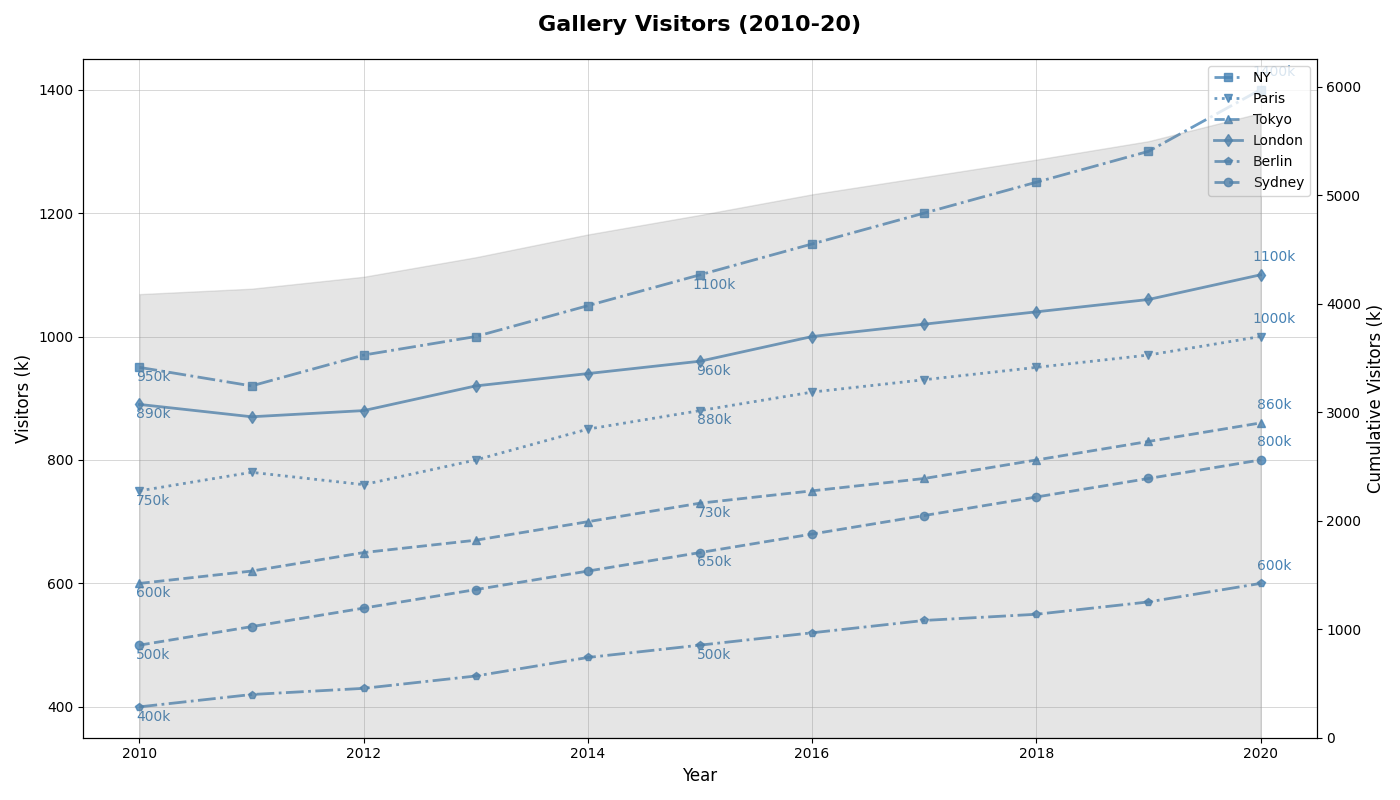

Python code for this plot:
import matplotlib.pyplot as plt
import numpy as np

years = np.arange(2010, 2021)
gallery_visitors = {
    'NY': [950, 920, 970, 1000, 1050, 1100, 1150, 1200, 1250, 1300, 1400],
    'Paris': [750, 780, 760, 800, 850, 880, 910, 930, 950, 970, 1000],
    'Tokyo': [600, 620, 650, 670, 700, 730, 750, 770, 800, 830, 860],
    'London': [890, 870, 880, 920, 940, 960, 1000, 1020, 1040, 1060, 1100],
    'Berlin': [400, 420, 430, 450, 480, 500, 520, 540, 550, 570, 600],
    'Sydney': [500, 530, 560, 590, 620, 650, 680, 710, 740, 770, 800]
}

cumulative_visitors = np.sum(list(gallery_visitors.values()), axis=0)

fig, ax1 = plt.subplots(figsize=(14, 8))

# Using a single color for all plots
single_color = '#4682B4'  # SteelBlue

markers = ['s', 'v', '^', 'd', 'p', 'o']
linestyles = ['-.', ':', '--', '-', '-.', '--']

for (city, visitors), marker, linestyle in zip(gallery_visitors.items(), markers, linestyles):
    ax1.plot(years, visitors, marker=marker, linestyle=linestyle, label=city, color=single_color, linewidth=2, markersize=6, alpha=0.8)
    
    midpoint_index = len(years) // 2
    key_points = [(years[0], visitors[0]), (years[midpoint_index], visitors[midpoint_index]), (years[-1], visitors[-1])]
    for (year, visitor) in key_points:
        ax1.annotate(f'{visitor}k', xy=(year, visitor), xytext=(10, -10 if visitor < max(visitors) else 10), 
                     textcoords='offset points', fontsize=10, color=single_color, ha='center')

ax1.grid(True, which='both', linestyle='-', linewidth=0.7, alpha=0.5)

ax2 = ax1.twinx()
ax2.fill_between(years, 0, cumulative_visitors, color='gray', alpha=0.2)
ax2.set_ylabel('Cumulative Visitors (k)', fontsize=12)
ax2.set_ylim(0, np.max(cumulative_visitors) + 500)

ax1.set_title('Gallery Visitors (2010-20)', fontsize=16, fontweight='bold', pad=20)
ax1.set_xlabel('Year', fontsize=12)
ax1.set_ylabel('Visitors (k)', fontsize=12)
ax1.legend(loc='upper right', fontsize=10)

plt.tight_layout()
plt.show()
